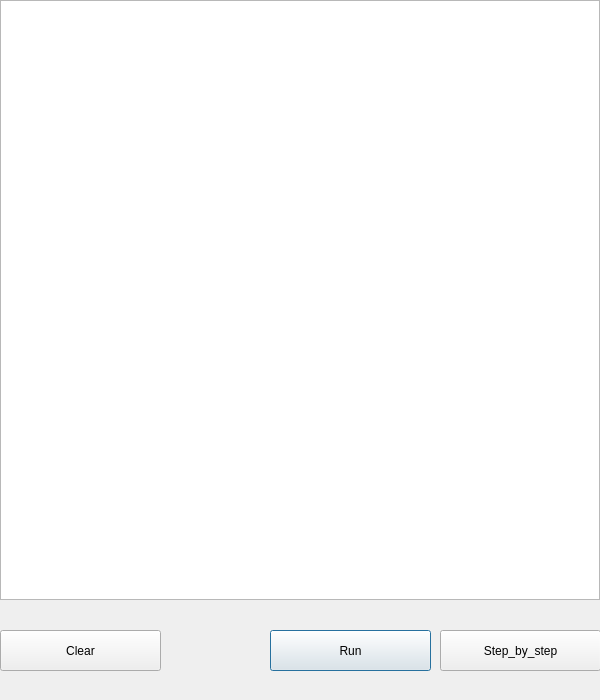
<?xml version="1.0" encoding="UTF-8"?>
<ui version="4.0">
 <class>Dialog</class>
 <widget class="QDialog" name="Dialog">
  <property name="geometry">
   <rect>
    <x>0</x>
    <y>0</y>
    <width>600</width>
    <height>700</height>
   </rect>
  </property>
  <property name="windowTitle">
   <string>Vonoroi_Diagram</string>
  </property>
  <widget class="QGraphicsView" name="graphicsView">
   <property name="geometry">
    <rect>
     <x>0</x>
     <y>0</y>
     <width>600</width>
     <height>600</height>
    </rect>
   </property>
  </widget>
  <widget class="QPushButton" name="pushButton">
   <property name="geometry">
    <rect>
     <x>270</x>
     <y>630</y>
     <width>161</width>
     <height>41</height>
    </rect>
   </property>
   <property name="text">
    <string>Run</string>
   </property>
  </widget>
  <widget class="QPushButton" name="pushButton_2">
   <property name="geometry">
    <rect>
     <x>440</x>
     <y>630</y>
     <width>161</width>
     <height>41</height>
    </rect>
   </property>
   <property name="text">
    <string>Step_by_step</string>
   </property>
  </widget>
  <widget class="QPushButton" name="pushButton_3">
   <property name="geometry">
    <rect>
     <x>0</x>
     <y>630</y>
     <width>161</width>
     <height>41</height>
    </rect>
   </property>
   <property name="text">
    <string>Clear</string>
   </property>
  </widget>
 </widget>
 <resources/>
 <connections/>
</ui>
